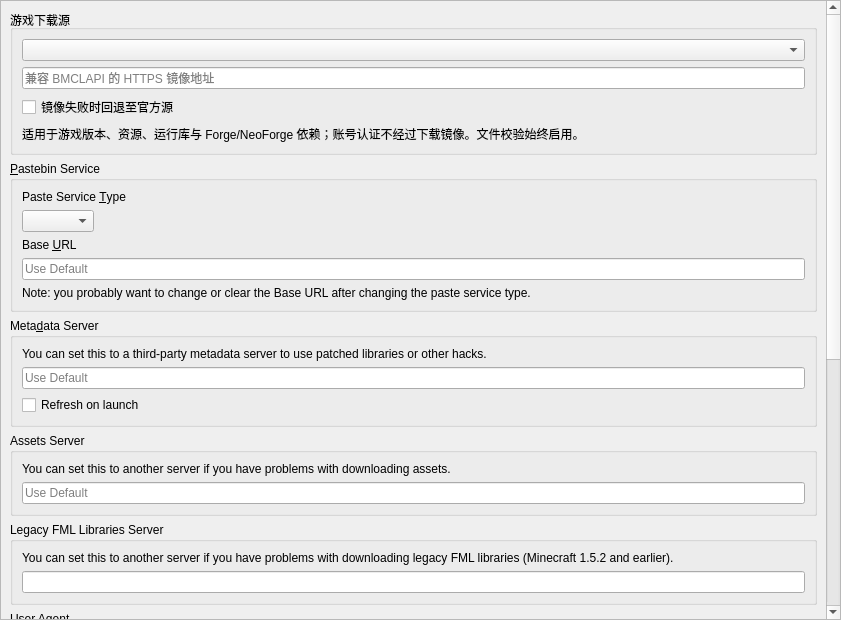
<?xml version="1.0" encoding="UTF-8"?>
<ui version="4.0">
 <class>APIPage</class>
 <widget class="QWidget" name="APIPage">
  <property name="geometry">
   <rect>
    <x>0</x>
    <y>0</y>
    <width>841</width>
    <height>620</height>
   </rect>
  </property>
  <layout class="QVBoxLayout" name="verticalLayout_2">
   <property name="leftMargin">
    <number>0</number>
   </property>
   <property name="topMargin">
    <number>0</number>
   </property>
   <property name="rightMargin">
    <number>0</number>
   </property>
   <property name="bottomMargin">
    <number>0</number>
   </property>
   <item>
    <widget class="QScrollArea" name="scrollArea">
     <property name="widgetResizable">
      <bool>true</bool>
     </property>
     <widget class="QWidget" name="scrollAreaWidgetContents">
      <property name="geometry">
       <rect>
        <x>0</x>
        <y>0</y>
        <width>825</width>
        <height>1236</height>
       </rect>
      </property>
      <layout class="QVBoxLayout" name="verticalLayout">
       <item><widget class="QGroupBox" name="downloadSourcesBox">
        <property name="title"><string>游戏下载源</string></property>
        <layout class="QVBoxLayout" name="downloadSourcesLayout">
         <item><widget class="QComboBox" name="downloadSource"/></item>
         <item><widget class="QLineEdit" name="downloadMirrorURL"><property name="placeholderText"><string>兼容 BMCLAPI 的 HTTPS 镜像地址</string></property></widget></item>
         <item><widget class="QCheckBox" name="downloadSourceFallback"><property name="text"><string>镜像失败时回退至官方源</string></property></widget></item>
         <item><widget class="QLabel" name="downloadSourcesNote"><property name="text"><string>适用于游戏版本、资源、运行库与 Forge/NeoForge 依赖；账号认证不经过下载镜像。文件校验始终启用。</string></property><property name="wordWrap"><bool>true</bool></property></widget></item>
        </layout></widget></item>
       <item>
        <widget class="QGroupBox" name="groupBox_paste">
         <property name="title">
          <string>&amp;Pastebin Service</string>
         </property>
         <layout class="QVBoxLayout" name="verticalLayout_3">
          <item>
           <widget class="QLabel" name="pasteServiceTypeLabel">
            <property name="text">
             <string>Paste Service &amp;Type</string>
            </property>
            <property name="buddy">
             <cstring>pasteTypeComboBox</cstring>
            </property>
           </widget>
          </item>
          <item>
           <widget class="QComboBox" name="pasteTypeComboBox">
            <property name="sizePolicy">
             <sizepolicy hsizetype="Maximum" vsizetype="Fixed">
              <horstretch>0</horstretch>
              <verstretch>0</verstretch>
             </sizepolicy>
            </property>
           </widget>
          </item>
          <item>
           <widget class="QLabel" name="baseURLLabel">
            <property name="text">
             <string>Base &amp;URL</string>
            </property>
            <property name="buddy">
             <cstring>baseURLEntry</cstring>
            </property>
           </widget>
          </item>
          <item>
           <widget class="QLineEdit" name="baseURLEntry">
            <property name="placeholderText">
             <string>Use Default</string>
            </property>
            <property name="clearButtonEnabled">
             <bool>true</bool>
            </property>
           </widget>
          </item>
          <item>
           <widget class="QLabel" name="baseURLNote">
            <property name="text">
             <string>Note: you probably want to change or clear the Base URL after changing the paste service type.</string>
            </property>
            <property name="wordWrap">
             <bool>true</bool>
            </property>
           </widget>
          </item>
         </layout>
        </widget>
       </item>
       <item>
        <widget class="QGroupBox" name="groupBox_meta">
         <property name="title">
          <string>Meta&amp;data Server</string>
         </property>
         <layout class="QVBoxLayout" name="verticalLayout_5">
          <item>
           <widget class="QLabel" name="label_6">
            <property name="text">
             <string>You can set this to a third-party metadata server to use patched libraries or other hacks.</string>
            </property>
            <property name="textFormat">
             <enum>Qt::RichText</enum>
            </property>
            <property name="wordWrap">
             <bool>true</bool>
            </property>
            <property name="openExternalLinks">
             <bool>true</bool>
            </property>
           </widget>
          </item>
          <item>
           <widget class="QLineEdit" name="metaURL">
            <property name="placeholderText">
             <string>Use Default</string>
            </property>
           </widget>
          </item>
          <item>
           <widget class="QCheckBox" name="metaRefreshOnLaunchCB">
            <property name="text">
             <string>Refresh on launch</string>
            </property>
           </widget>
          </item>
         </layout>
        </widget>
       </item>
       <item>
        <widget class="QGroupBox" name="groupBox_assets">
         <property name="title">
          <string>Assets Server</string>
         </property>
         <layout class="QVBoxLayout" name="verticalLayout_6">
          <item>
           <widget class="QLabel" name="label_7">
            <property name="text">
             <string>You can set this to another server if you have problems with downloading assets.</string>
            </property>
            <property name="textFormat">
             <enum>Qt::RichText</enum>
            </property>
            <property name="wordWrap">
             <bool>true</bool>
            </property>
            <property name="openExternalLinks">
             <bool>true</bool>
            </property>
           </widget>
          </item>
          <item>
           <widget class="QLineEdit" name="resourceURL">
            <property name="placeholderText">
             <string>Use Default</string>
            </property>
           </widget>
          </item>
         </layout>
        </widget>
       </item>
       <item>
        <widget class="QGroupBox" name="groupBox_fmllibs">
         <property name="title">
          <string>Legacy FML Libraries Server</string>
         </property>
         <layout class="QVBoxLayout" name="verticalLayout_8">
          <item>
           <widget class="QLabel" name="label">
            <property name="text">
             <string>You can set this to another server if you have problems with downloading legacy FML libraries (Minecraft 1.5.2 and earlier).</string>
            </property>
            <property name="textFormat">
             <enum>Qt::RichText</enum>
            </property>
            <property name="wordWrap">
             <bool>true</bool>
            </property>
            <property name="openExternalLinks">
             <bool>true</bool>
            </property>
           </widget>
          </item>
          <item>
           <widget class="QLineEdit" name="legacyFMLLibsURL"/>
          </item>
         </layout>
        </widget>
       </item>
       <item>
        <widget class="QGroupBox" name="groupBox_ua">
         <property name="minimumSize">
          <size>
           <width>0</width>
           <height>0</height>
          </size>
         </property>
         <property name="title">
          <string>User Agent</string>
         </property>
         <layout class="QVBoxLayout" name="verticalLayout_7">
          <item>
           <widget class="QLineEdit" name="userAgentLineEdit">
            <property name="placeholderText">
             <string>Use Default</string>
            </property>
           </widget>
          </item>
          <item>
           <widget class="QLabel" name="userAgentLabel">
            <property name="text">
             <string>Enter a custom User Agent here. The special string $LAUNCHER_VER will be replaced with the version of the launcher.</string>
            </property>
            <property name="wordWrap">
             <bool>true</bool>
            </property>
           </widget>
          </item>
         </layout>
        </widget>
       </item>
       <item>
        <widget class="QGroupBox" name="groupBox_msa">
         <property name="title">
          <string>&amp;API Keys</string>
         </property>
         <layout class="QVBoxLayout" name="verticalLayout_4">
          <item>
           <widget class="QLabel" name="msaClientIDLabel">
            <property name="text">
             <string>&amp;Microsoft Authentication</string>
            </property>
            <property name="textFormat">
             <enum>Qt::RichText</enum>
            </property>
            <property name="wordWrap">
             <bool>true</bool>
            </property>
            <property name="openExternalLinks">
             <bool>true</bool>
            </property>
            <property name="buddy">
             <cstring>msaClientID</cstring>
            </property>
           </widget>
          </item>
          <item>
           <widget class="QLineEdit" name="msaClientID">
            <property name="placeholderText">
             <string>Use Default</string>
            </property>
           </widget>
          </item>
          <item>
           <widget class="QLabel" name="label_3">
            <property name="text">
             <string>Note: you probably don't need to set this if logging in via Microsoft Authentication already works.</string>
            </property>
            <property name="textFormat">
             <enum>Qt::RichText</enum>
            </property>
            <property name="wordWrap">
             <bool>true</bool>
            </property>
           </widget>
          </item>
          <item>
           <spacer name="verticalSpacer">
            <property name="orientation">
             <enum>Qt::Vertical</enum>
            </property>
            <property name="sizeType">
             <enum>QSizePolicy::Fixed</enum>
            </property>
            <property name="sizeHint" stdset="0">
             <size>
              <width>0</width>
              <height>6</height>
             </size>
            </property>
           </spacer>
          </item>
          <item>
           <widget class="QLabel" name="modrinthTokenLabel">
            <property name="text">
             <string>Mod&amp;rinth</string>
            </property>
            <property name="textFormat">
             <enum>Qt::RichText</enum>
            </property>
            <property name="wordWrap">
             <bool>true</bool>
            </property>
            <property name="openExternalLinks">
             <bool>true</bool>
            </property>
            <property name="buddy">
             <cstring>modrinthToken</cstring>
            </property>
           </widget>
          </item>
          <item>
           <widget class="QLineEdit" name="modrinthToken">
            <property name="enabled">
             <bool>true</bool>
            </property>
            <property name="placeholderText">
             <string>Use None</string>
            </property>
           </widget>
          </item>
          <item>
           <widget class="QLabel" name="label_8">
            <property name="text">
             <string>&lt;html&gt;&lt;head/&gt;&lt;body&gt;&lt;p&gt;Note: you only need to set this to access private data. Read the &lt;a href=&quot;https://docs.modrinth.com/api/#authentication&quot;&gt;documentation&lt;/a&gt; for more information.&lt;/p&gt;&lt;/body&gt;&lt;/html&gt;</string>
            </property>
            <property name="wordWrap">
             <bool>true</bool>
            </property>
            <property name="openExternalLinks">
             <bool>true</bool>
            </property>
           </widget>
          </item>
          <item>
           <spacer name="verticalSpacer_4">
            <property name="orientation">
             <enum>Qt::Vertical</enum>
            </property>
            <property name="sizeType">
             <enum>QSizePolicy::Fixed</enum>
            </property>
            <property name="sizeHint" stdset="0">
             <size>
              <width>0</width>
              <height>6</height>
             </size>
            </property>
           </spacer>
          </item>
          <item>
           <widget class="QLabel" name="flameKeyLabel">
            <property name="text">
             <string>&amp;CurseForge</string>
            </property>
            <property name="textFormat">
             <enum>Qt::RichText</enum>
            </property>
            <property name="wordWrap">
             <bool>true</bool>
            </property>
            <property name="openExternalLinks">
             <bool>true</bool>
            </property>
            <property name="buddy">
             <cstring>flameKey</cstring>
            </property>
           </widget>
          </item>
          <item>
           <widget class="QLineEdit" name="flameKey">
            <property name="enabled">
             <bool>true</bool>
            </property>
            <property name="placeholderText">
             <string>Use Default</string>
            </property>
           </widget>
          </item>
          <item>
           <widget class="QLabel" name="label_10">
            <property name="text">
             <string>Note: you probably don't need to set this if CurseForge already works.</string>
            </property>
            <property name="wordWrap">
             <bool>true</bool>
            </property>
           </widget>
          </item>
          <item>
           <widget class="QCheckBox" name="FallbackMRBlockedMods">
            <property name="text">
             <string>Enable fallback to Modrinth for blocked mods</string>
            </property>
           </widget>
          </item>
          <item>
           <spacer name="verticalSpacer_3">
            <property name="orientation">
             <enum>Qt::Vertical</enum>
            </property>
            <property name="sizeType">
             <enum>QSizePolicy::Fixed</enum>
            </property>
            <property name="sizeHint" stdset="0">
             <size>
              <width>0</width>
              <height>6</height>
             </size>
            </property>
           </spacer>
          </item>
          <item>
           <widget class="QLabel" name="label_12">
            <property name="text">
             <string>&amp;Technic</string>
            </property>
            <property name="buddy">
             <cstring>technicClientID</cstring>
            </property>
           </widget>
          </item>
          <item>
           <widget class="QLineEdit" name="technicClientID">
            <property name="placeholderText">
             <string>Use Default</string>
            </property>
           </widget>
          </item>
          <item>
           <widget class="QLabel" name="label_11">
            <property name="text">
             <string>&lt;html&gt;&lt;head/&gt;&lt;body&gt;&lt;p&gt;Note: you only need to set this to access private data.&lt;/p&gt;&lt;/body&gt;&lt;/html&gt;</string>
            </property>
            <property name="wordWrap">
             <bool>true</bool>
            </property>
           </widget>
          </item>
         </layout>
        </widget>
       </item>
       <item>
        <spacer name="verticalSpacer_2">
         <property name="orientation">
          <enum>Qt::Vertical</enum>
         </property>
         <property name="sizeHint" stdset="0">
          <size>
           <width>0</width>
           <height>0</height>
          </size>
         </property>
        </spacer>
       </item>
      </layout>
     </widget>
    </widget>
   </item>
  </layout>
 </widget>
 <resources/>
 <connections/>
</ui>
